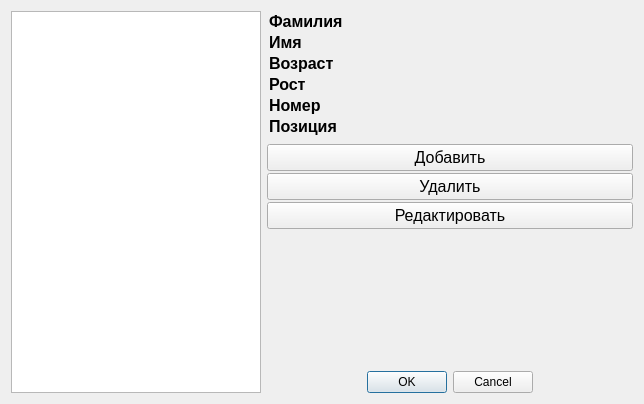
<?xml version="1.0" encoding="UTF-8"?>
<ui version="4.0">
 <class>DialogIlichev</class>
 <widget class="QDialog" name="DialogIlichev">
  <property name="geometry">
   <rect>
    <x>0</x>
    <y>0</y>
    <width>644</width>
    <height>404</height>
   </rect>
  </property>
  <property name="windowTitle">
   <string>Dialog</string>
  </property>
  <property name="autoFillBackground">
   <bool>false</bool>
  </property>
  <layout class="QHBoxLayout" name="horizontalLayout">
   <item>
    <widget class="QListWidget" name="listWidget">
     <property name="maximumSize">
      <size>
       <width>250</width>
       <height>16777215</height>
      </size>
     </property>
     <property name="font">
      <font>
       <pointsize>12</pointsize>
      </font>
     </property>
     <property name="isWrapping" stdset="0">
      <bool>false</bool>
     </property>
     <property name="spacing">
      <number>0</number>
     </property>
     <property name="currentRow">
      <number>-1</number>
     </property>
    </widget>
   </item>
   <item>
    <layout class="QVBoxLayout" name="verticalLayout">
     <property name="spacing">
      <number>6</number>
     </property>
     <item>
      <layout class="QVBoxLayout" name="verticalLayout1">
       <property name="spacing">
        <number>0</number>
       </property>
       <item>
        <layout class="QHBoxLayout" name="horizontalLayout1">
         <property name="spacing">
          <number>0</number>
         </property>
         <item>
          <widget class="QLineEdit" name="surname">
           <property name="maximumSize">
            <size>
             <width>90</width>
             <height>16777215</height>
            </size>
           </property>
           <property name="font">
            <font>
             <pointsize>12</pointsize>
             <bold>true</bold>
            </font>
           </property>
           <property name="styleSheet">
            <string notr="true">background: transparent;
border: none;</string>
           </property>
           <property name="text">
            <string>Фамилия</string>
           </property>
           <property name="readOnly">
            <bool>true</bool>
           </property>
          </widget>
         </item>
         <item>
          <widget class="QLineEdit" name="lineEdit1">
           <property name="font">
            <font>
             <pointsize>12</pointsize>
            </font>
           </property>
           <property name="styleSheet">
            <string notr="true">background: transparent;
border: none;</string>
           </property>
           <property name="readOnly">
            <bool>true</bool>
           </property>
          </widget>
         </item>
        </layout>
       </item>
       <item>
        <layout class="QHBoxLayout" name="horizontalLayout2" stretch="0,0">
         <property name="spacing">
          <number>0</number>
         </property>
         <property name="sizeConstraint">
          <enum>QLayout::SizeConstraint::SetFixedSize</enum>
         </property>
         <property name="leftMargin">
          <number>0</number>
         </property>
         <item>
          <widget class="QLineEdit" name="name">
           <property name="sizePolicy">
            <sizepolicy hsizetype="Fixed" vsizetype="Ignored">
             <horstretch>0</horstretch>
             <verstretch>0</verstretch>
            </sizepolicy>
           </property>
           <property name="maximumSize">
            <size>
             <width>90</width>
             <height>16777215</height>
            </size>
           </property>
           <property name="font">
            <font>
             <pointsize>12</pointsize>
             <bold>true</bold>
            </font>
           </property>
           <property name="styleSheet">
            <string notr="true">background: transparent;
border: none;</string>
           </property>
           <property name="text">
            <string>Имя</string>
           </property>
           <property name="readOnly">
            <bool>true</bool>
           </property>
          </widget>
         </item>
         <item>
          <widget class="QLineEdit" name="lineEdit2">
           <property name="sizePolicy">
            <sizepolicy hsizetype="Preferred" vsizetype="Fixed">
             <horstretch>0</horstretch>
             <verstretch>0</verstretch>
            </sizepolicy>
           </property>
           <property name="font">
            <font>
             <pointsize>12</pointsize>
            </font>
           </property>
           <property name="styleSheet">
            <string notr="true">background: transparent;
border: none;</string>
           </property>
           <property name="readOnly">
            <bool>true</bool>
           </property>
          </widget>
         </item>
        </layout>
       </item>
       <item>
        <layout class="QHBoxLayout" name="horizontalLayout3">
         <property name="spacing">
          <number>0</number>
         </property>
         <item>
          <widget class="QLineEdit" name="age">
           <property name="maximumSize">
            <size>
             <width>90</width>
             <height>16777215</height>
            </size>
           </property>
           <property name="font">
            <font>
             <pointsize>12</pointsize>
             <bold>true</bold>
            </font>
           </property>
           <property name="styleSheet">
            <string notr="true">background: transparent;
border: none;</string>
           </property>
           <property name="text">
            <string>Возраст</string>
           </property>
           <property name="readOnly">
            <bool>true</bool>
           </property>
          </widget>
         </item>
         <item>
          <widget class="QLineEdit" name="lineEdit3">
           <property name="font">
            <font>
             <pointsize>12</pointsize>
            </font>
           </property>
           <property name="styleSheet">
            <string notr="true">background: transparent;
border: none;</string>
           </property>
           <property name="readOnly">
            <bool>true</bool>
           </property>
          </widget>
         </item>
        </layout>
       </item>
       <item>
        <layout class="QHBoxLayout" name="horizontalLayout4">
         <property name="spacing">
          <number>0</number>
         </property>
         <property name="bottomMargin">
          <number>0</number>
         </property>
         <item>
          <widget class="QLineEdit" name="Height">
           <property name="maximumSize">
            <size>
             <width>90</width>
             <height>16777215</height>
            </size>
           </property>
           <property name="font">
            <font>
             <pointsize>12</pointsize>
             <bold>true</bold>
            </font>
           </property>
           <property name="styleSheet">
            <string notr="true">background: transparent;
border: none;</string>
           </property>
           <property name="text">
            <string>Рост</string>
           </property>
           <property name="readOnly">
            <bool>true</bool>
           </property>
          </widget>
         </item>
         <item>
          <widget class="QLineEdit" name="lineEdit4">
           <property name="font">
            <font>
             <pointsize>12</pointsize>
            </font>
           </property>
           <property name="styleSheet">
            <string notr="true">background: transparent;
border: none;</string>
           </property>
           <property name="readOnly">
            <bool>true</bool>
           </property>
          </widget>
         </item>
        </layout>
       </item>
       <item>
        <layout class="QHBoxLayout" name="horizontalLayout5">
         <property name="spacing">
          <number>0</number>
         </property>
         <item>
          <widget class="QLineEdit" name="number">
           <property name="maximumSize">
            <size>
             <width>90</width>
             <height>16777215</height>
            </size>
           </property>
           <property name="font">
            <font>
             <pointsize>12</pointsize>
             <bold>true</bold>
            </font>
           </property>
           <property name="styleSheet">
            <string notr="true">background: transparent;
border: none;</string>
           </property>
           <property name="text">
            <string>Номер</string>
           </property>
           <property name="readOnly">
            <bool>true</bool>
           </property>
          </widget>
         </item>
         <item>
          <widget class="QLineEdit" name="lineEdit5">
           <property name="font">
            <font>
             <pointsize>12</pointsize>
            </font>
           </property>
           <property name="styleSheet">
            <string notr="true">background: transparent;
border: none;</string>
           </property>
           <property name="readOnly">
            <bool>true</bool>
           </property>
          </widget>
         </item>
        </layout>
       </item>
       <item>
        <layout class="QHBoxLayout" name="horizontalLayout6">
         <property name="spacing">
          <number>0</number>
         </property>
         <item>
          <widget class="QLineEdit" name="position">
           <property name="sizePolicy">
            <sizepolicy hsizetype="Fixed" vsizetype="Fixed">
             <horstretch>0</horstretch>
             <verstretch>0</verstretch>
            </sizepolicy>
           </property>
           <property name="maximumSize">
            <size>
             <width>90</width>
             <height>16777215</height>
            </size>
           </property>
           <property name="font">
            <font>
             <pointsize>12</pointsize>
             <bold>true</bold>
            </font>
           </property>
           <property name="styleSheet">
            <string notr="true">background: transparent;
border: none;</string>
           </property>
           <property name="text">
            <string>Позиция</string>
           </property>
           <property name="readOnly">
            <bool>true</bool>
           </property>
          </widget>
         </item>
         <item>
          <widget class="QLineEdit" name="lineEdit6">
           <property name="sizePolicy">
            <sizepolicy hsizetype="Preferred" vsizetype="Fixed">
             <horstretch>0</horstretch>
             <verstretch>0</verstretch>
            </sizepolicy>
           </property>
           <property name="font">
            <font>
             <pointsize>12</pointsize>
             <bold>false</bold>
            </font>
           </property>
           <property name="styleSheet">
            <string notr="true">background: transparent;
border: none;</string>
           </property>
           <property name="readOnly">
            <bool>true</bool>
           </property>
          </widget>
         </item>
        </layout>
       </item>
      </layout>
     </item>
     <item>
      <layout class="QVBoxLayout" name="verticalLayout2">
       <property name="spacing">
        <number>2</number>
       </property>
       <property name="topMargin">
        <number>1</number>
       </property>
       <item>
        <widget class="QPushButton" name="addButton">
         <property name="font">
          <font>
           <pointsize>12</pointsize>
          </font>
         </property>
         <property name="text">
          <string>Добавить</string>
         </property>
        </widget>
       </item>
       <item>
        <widget class="QPushButton" name="deleteButton">
         <property name="font">
          <font>
           <pointsize>12</pointsize>
          </font>
         </property>
         <property name="text">
          <string>Удалить</string>
         </property>
        </widget>
       </item>
       <item>
        <widget class="QPushButton" name="editButton">
         <property name="font">
          <font>
           <pointsize>12</pointsize>
          </font>
         </property>
         <property name="text">
          <string>Редактировать</string>
         </property>
        </widget>
       </item>
       <item>
        <spacer name="verticalSpacer">
         <property name="orientation">
          <enum>Qt::Orientation::Vertical</enum>
         </property>
         <property name="sizeHint" stdset="0">
          <size>
           <width>20</width>
           <height>40</height>
          </size>
         </property>
        </spacer>
       </item>
       <item>
        <widget class="QDialogButtonBox" name="buttonBox">
         <property name="standardButtons">
          <set>QDialogButtonBox::StandardButton::Cancel|QDialogButtonBox::StandardButton::Ok</set>
         </property>
         <property name="centerButtons">
          <bool>true</bool>
         </property>
        </widget>
       </item>
      </layout>
     </item>
    </layout>
   </item>
  </layout>
 </widget>
 <resources/>
 <connections>
  <connection>
   <sender>buttonBox</sender>
   <signal>rejected()</signal>
   <receiver>DialogIlichev</receiver>
   <slot>reject()</slot>
   <hints>
    <hint type="sourcelabel">
     <x>59</x>
     <y>24</y>
    </hint>
    <hint type="destinationlabel">
     <x>199</x>
     <y>149</y>
    </hint>
   </hints>
  </connection>
  <connection>
   <sender>buttonBox</sender>
   <signal>accepted()</signal>
   <receiver>DialogIlichev</receiver>
   <slot>accept()</slot>
   <hints>
    <hint type="sourcelabel">
     <x>59</x>
     <y>24</y>
    </hint>
    <hint type="destinationlabel">
     <x>199</x>
     <y>149</y>
    </hint>
   </hints>
  </connection>
 </connections>
</ui>
